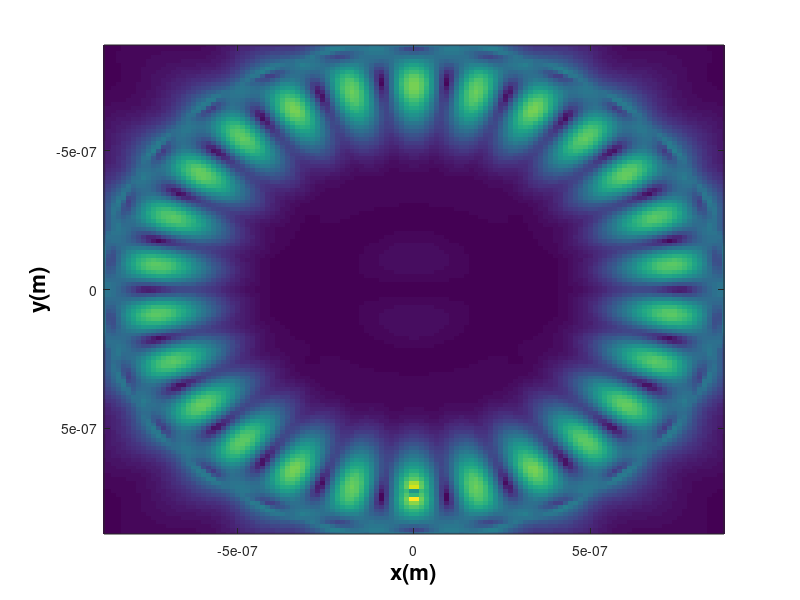

Here is the MATLAB script that generated this plot: (Note: this script raises an error after producing the figure.)
%%%%%%%%%%%%%%%%%%%%%%%%%%%%%%%%%%%%%%%%%%%%%%%%%%%%%%%%%%%%%%%%%%%%%%%%%
%%% Electric field Analysis
%%% UPDATE: 11-22-2021
%%% AUTHOR: Yuqin Sophia Duan, FDTD generated
%%% NOTES:
%%%%%%%%%%%%%%%%%%%%%%%%%%%%%%%%%%%%%%%%%%%%%%%%%%%%%%%%%%%%%%%%%%%%%%%%%
clear all;
load Ecenter_N_1.mat;
x =lum.x;
y =lum.y;
A =lum.z;


imagesc(x, y, real(transpose(A/max(max(A)))));
set(get(gca, 'XLabel'), 'String', 'x(m)')
set(get(gca, 'XLabel'), 'FontSize', 16)
set(get(gca, 'XLabel'), 'FontWeight', 'bold')
set(get(gca, 'YLabel'), 'String', 'y(m)')
set(get(gca, 'YLabel'), 'FontSize', 16)
set(get(gca, 'YLabel'), 'FontWeight', 'bold')
set(gca, 'XLim', [-8.8e-07 8.8e-07])
set(gca, 'YLim', [-8.8e-07 8.8e-07])
set(get(gca, 'Title'), 'String', '')
set(get(gca, 'Title'), 'FontSize', 18)
set(get(gca, 'Title'), 'FontWeight', 'bold')
mycolormap = customcolormap([0 0.5 1], {'#ffffff','#ff0000','#000000'});
c = colorbar;
c.FontSize = 15;
colormap(mycolormap);
set(gca, 'YDir','normal');
set(c,'Ticks',[0,0.5,1])
set(c,'TickLabels',[0,0.5,1])
xticks([]);
yticks([]);
